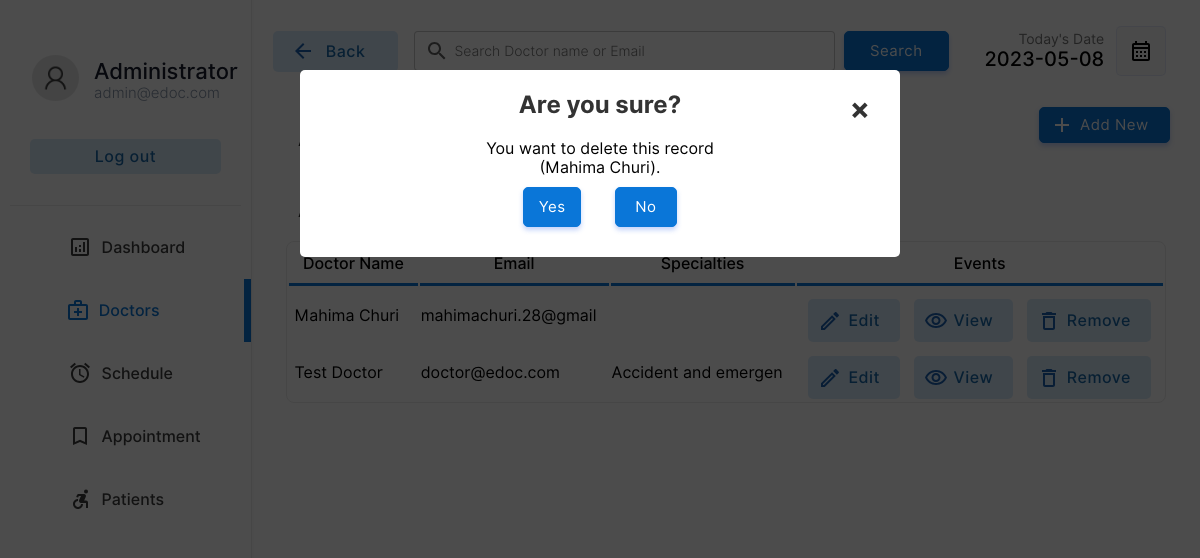
Screenshot of /doctor/doctors.php?action=drop&id=22&name=Mahima Churi (signed in) with the database file from the repository.
### tables this page shows
CREATE TABLE IF NOT EXISTS `doctor` (
  `docid` int(11) NOT NULL AUTO_INCREMENT,
  `docemail` varchar(255) DEFAULT NULL,
  `docname` varchar(255) DEFAULT NULL,
  `docpassword` varchar(255) DEFAULT NULL,
  `docnic` varchar(15) DEFAULT NULL,
  `doctel` varchar(15) DEFAULT NULL,
  `specialties` int(2) DEFAULT NULL,
  PRIMARY KEY (`docid`),
  KEY `specialties` (`specialties`)
);

CREATE TABLE IF NOT EXISTS `specialties` (
  `id` int(2) NOT NULL,
  `sname` varchar(50) DEFAULT NULL,
  PRIMARY KEY (`id`)
);

### doctor/doctors.php (the view, shortened to what the rows shown need)
<!DOCTYPE html>
<html lang="en">
<head>
    <link rel="stylesheet" href="../css/animations.css">
    <link rel="stylesheet" href="../css/main.css">
    <link rel="stylesheet" href="../css/admin.css">
</head>
<body>
    <?php
    include("../connection.php");
    ?>
        <div class="dash-body">
            <table border="0" width="100%" style=" border-spacing: 0;margin:0;padding:0;margin-top:25px; ">
                <?php
                    if($_POST){
                        $keyword=$_POST["search"];
                        $sqlmain= "select * from doctor where docemail='$keyword' or docname='$keyword' or docname like '$keyword%' or docname like '%$keyword' or docname like '%$keyword%'";
                    }else{
                        $sqlmain= "select * from doctor order by docid desc";
                    }
                ?>
                <tr>
                   <td colspan="4">
                       <center>
                        <div class="abc scroll">
                        <table width="93%" class="sub-table scrolldown" border="0">
                        <thead>
                        <tr>
                                <th class="table-headin">
                                Doctor Name
                                </th>
                                <th class="table-headin">
                                    Email
                                </th>
                                <th class="table-headin">
                                    Specialties
                                </th>
                                <th class="table-headin">
                                    Events
                                </tr>
                        </thead>
                        <tbody>
                            <?php
                                $result= $database->query($sqlmain);
                                if($result->num_rows==0){
                                    echo '<tr>
                                    <td colspan="4">
                                    <br><br><br><br>
                                    <center>
                                    <img src="../img/notfound.svg" width="25%">
                                    <br>
                                    <p class="heading-main12" style="margin-left: 45px;font-size:20px;color:rgb(49, 49, 49)">We  couldnt find anything related to your keywords !</p>
                                    <a class="non-style-link" href="doctors.php"><button  class="login-btn btn-primary-soft btn"  style="display: flex;justify-content: center;align-items: center;margin-left:20px;">&nbsp; Show all Doctors &nbsp;</font></button>
                                    </a>
                                    </center>
                                    <br><br><br><br>
                                    </td>
                                    </tr>';
                                }
                                else{
                                for ( $x=0; $x<$result->num_rows;$x++){
                                    $row=$result->fetch_assoc();
                                    $docid=$row["docid"];
                                    $name=$row["docname"];
                                    $email=$row["docemail"];
                                    $spe=$row["specialties"];
                                    $spcil_res= $database->query("select sname from specialties where id='$spe'");
                                    $spcil_array= $spcil_res->fetch_assoc();
                                    $spcil_name=$spcil_array["sname"];
                                    echo '<tr>
                                        <td> &nbsp;'.
                                        substr($name,0,30)
                                        .'</td>
                                        <td>
                                        '.substr($email,0,20).'
                                        </td>
                                        <td>
                                            '.substr($spcil_name,0,20).'
                                        </td>
                                        <td>
                                        <div style="display:flex;justify-content: center;">
                                        <a href="?action=edit&id='.$docid.'&error=0" class="non-style-link"><button  class="btn-primary-soft btn button-icon btn-edit"  style="padding-left: 40px;padding-top: 12px;padding-bottom: 12px;margin-top: 10px;"><font class="tn-in-text">Edit</font></button></a>
                                        &nbsp;&nbsp;&nbsp;
                                        <a href="?action=view&id='.$docid.'" class="non-style-link"><button  class="btn-primary-soft btn button-icon btn-view"  style="padding-left: 40px;padding-top: 12px;padding-bottom: 12px;margin-top: 10px;"><font class="tn-in-text">View</font></button></a>
                                       &nbsp;&nbsp;&nbsp;
                                       <a href="?action=drop&id='.$docid.'&name='.$name.'" class="non-style-link"><button  class="btn-primary-soft btn button-icon btn-delete"  style="padding-left: 40px;padding-top: 12px;padding-bottom: 12px;margin-top: 10px;"><font class="tn-in-text">Remove</font></button></a>
                                        </div>
                                        </td>
                                    </tr>';
                                }
                            }
                            ?>
                            </tbody>
                        </table>
                        </div>
                        </center>
                   </td>
                </tr>
            </table>
        </div>
    <?php
    if($_GET){
        $id=$_GET["id"];
        $action=$_GET["action"];
        if($action=='drop'){
            $nameget=$_GET["name"];
            echo '
            <div id="popup1" class="overlay">
                    <div class="popup">
                    <center>
                        <h2>Are you sure?</h2>
                        <a class="close" href="doctors.php">&times;</a>
                        <div class="content">
                            You want to delete this record<br>('.substr($nameget,0,40).').
                        </div>
                        <div style="display: flex;justify-content: center;">
                        <a href="delete-doctor.php?id='.$id.'" class="non-style-link"><button  class="btn-primary btn"  style="display: flex;justify-content: center;align-items: center;margin:10px;padding:10px;"<font class="tn-in-text">&nbsp;Yes&nbsp;</font></button></a>&nbsp;&nbsp;&nbsp;
                        <a href="doctors.php" class="non-style-link"><button  class="btn-primary btn"  style="display: flex;justify-content: center;align-items: center;margin:10px;padding:10px;"><font class="tn-in-text">&nbsp;&nbsp;No&nbsp;&nbsp;</font></button></a>
                        </div>
                    </center>
            </div>
            </div>
            ';
        }elseif($action=='edit'){
            $sqlmain= "select * from doctor where docid='$id'";
            $result= $database->query($sqlmain);
            $row=$result->fetch_assoc();
            $name=$row["docname"];
            $email=$row["docemail"];
            $spe=$row["specialties"];
            $spcil_res= $database->query("select sname from specialties where id='$spe'");
            $spcil_array= $spcil_res->fetch_assoc();
            $spcil_name=$spcil_array["sname"];
            $nic=$row['docnic'];
            $tele=$row['doctel'];
            $error_1=$_GET["error"];
                $errorlist= array(
                    '1'=>'<label for="promter" class="form-label" style="color:rgb(255, 62, 62);text-align:center;">Already have an account for this Email address.</label>',
                    '2'=>'<label for="promter" class="form-label" style="color:rgb(255, 62, 62);text-align:center;">Password Confirmation Error! Reconfirm Password</label>',
                    '3'=>'<label for="promter" class="form-label" style="color:rgb(255, 62, 62);text-align:center;"></label>',
                    '4'=>"",
                    '0'=>'',
                );
            if($error_1!='4'){
                    echo '
                    <div id="popup1" class="overlay">
                            <div class="popup">
                            <center>
                                <a class="close" href="doctors.php">&times;</a>
                                <div style="display: flex;justify-content: center;">
                                <div class="abc">
                                <table width="80%" class="sub-table scrolldown add-doc-form-container" border="0">
                                <tr>
                                        <td class="label-td" colspan="2">'.
                                            $errorlist[$error_1]
                                        .'</td>
                                    </tr>
                                    <tr>
                                        <td>
                                            <p style="padding: 0;margin: 0;text-align: left;font-size: 25px;font-weight: 500;">Edit Doctor Details.</p>
                                        Doctor ID : '.$id.' (Auto Generated)<br><br>
                                        </td>
                                    </tr>
                                    <tr>
                                        <td class="label-td" colspan="2">
                                            <form action="edit-doc.php" method="POST" class="add-new-form">
                                            <label for="Email" class="form-label">Email: </label>
                                            <input type="hidden" value="'.$id.'" name="id00">
                                        </td>
                                    </tr>
                                    <tr>
                                        <td class="label-td" colspan="2">
                                        <input type="email" name="email" class="input-text" placeholder="Email Address" value="'.$email.'" required><br>
                                        </td>
                                    </tr>
                                    <tr>
                                        <td class="label-td" colspan="2">
                                            <label for="name" class="form-label">Name: </label>
                                        </td>
                                    </tr>
                                    <tr>
                                        <td class="label-td" colspan="2">
                                            <input type="text" name="name" class="input-text" placeholder="Doctor Name" value="'.$name.'" required><br>
                                        </td>
                                    </tr>
                                    <tr>
                                        <td class="label-td" colspan="2">
                                            <label for="nic" class="form-label">NIC: </label>
                                        </td>
                                    </tr>
                                    <tr>
                                        <td class="label-td" colspan="2">
                                            <input type="text" name="nic" class="input-text" placeholder="NIC Number" value="'.$nic.'" required><br>
                                        </td>
                                    </tr>
                                    <tr>
                                        <td class="label-td" colspan="2">
                                            <label for="Tele" class="form-label">Telephone: </label>
                                        </td>
                                    </tr>
                                    <tr>
                                        <td class="label-td" colspan="2">
                                            <input type="tel" name="Tele" class="input-text" placeholder="Telephone Number" value="'.$tele.'" required><br>
                                        </td>
                                    </tr>
                                    <tr>
                                        <td class="label-td" colspan="2">
                                            <label for="spec" class="form-label">Choose specialties: (Current'.$spcil_name.')</label>
                                        </td>
                                    </tr>
                                    <tr>
                                        <td class="label-td" colspan="2">
                                            <select name="spec" id="" class="box">';
                                                $list11 = $database->query("select  * from  specialties;");
                                                for ($y=0;$y<$list11->num_rows;$y++){
                                                    $row00=$list11->fetch_assoc();
                                                    $sn=$row00["sname"];
                                                    $id00=$row00["id"];
                                                    echo "<option value=".$id00.">$sn</option><br/>";
                                                };
                                echo     '       </select><br><br>
                                        </td>
                                    </tr>
                                    <tr>
                                        <td class="label-td" colspan="2">
                                            <label for="password" class="form-label">Password: </label>
                                        </td>
                                    </tr>
                                    <tr>
                                        <td class="label-td" colspan="2">
                                            <input type="password" name="password" class="input-text" placeholder="Defind a Password" required><br>
                                        </td>
                                    </tr><tr>
                                        <td class="label-td" colspan="2">
                                            <label for="cpassword" class="form-label">Confirm Password: </label>
                                        </td>
                                    </tr>
                                    <tr>
                                        <td class="label-td" colspan="2">
                                            <input type="password" name="cpassword" class="input-text" placeholder="Confirm Password" required><br>
                                        </td>
                                    </tr>
                                    <tr>
                                        <td colspan="2">
                                            <input type="reset" value="Reset" class="login-btn btn-primary-soft btn" >&nbsp;&nbsp;&nbsp;&nbsp;&nbsp;
                                            <input type="submit" value="Save" class="login-btn btn-primary btn">
                                        </td>
                                    </tr>
                                    </form>
                                    </tr>
                                </table>
                                </div>
                                </div>
                            </center>
                            <br><br>
                    </div>
                    </div>
                    ';
        }; };
    };
?>
</body>
</html>

### rows the page displays
doctor: docname "Mahima Churi", docemail "mahimachuri.28@gmail"
doctor: docname "Test Doctor", docemail "doctor@edoc.com", specialties.sname "Accident and emergen"

### other values shown
substr($nameget,0,40) "Mahima Churi"
